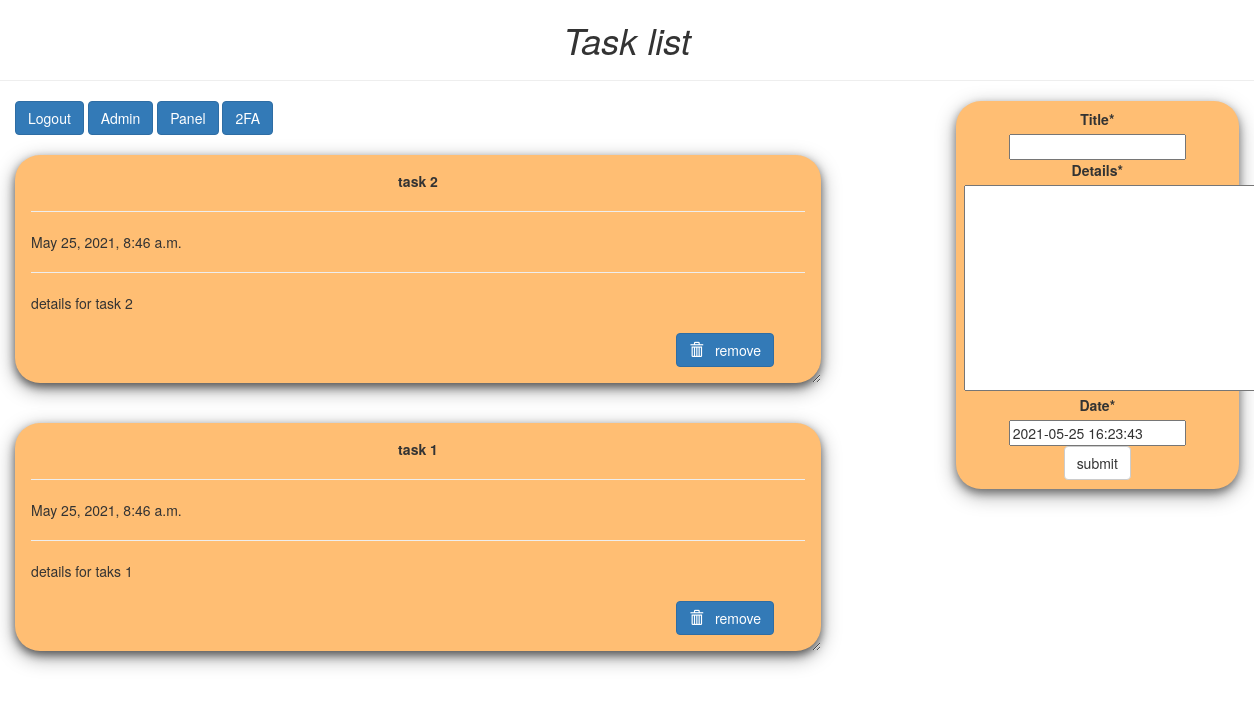
The app's page /tasks/ (signed in), older data.
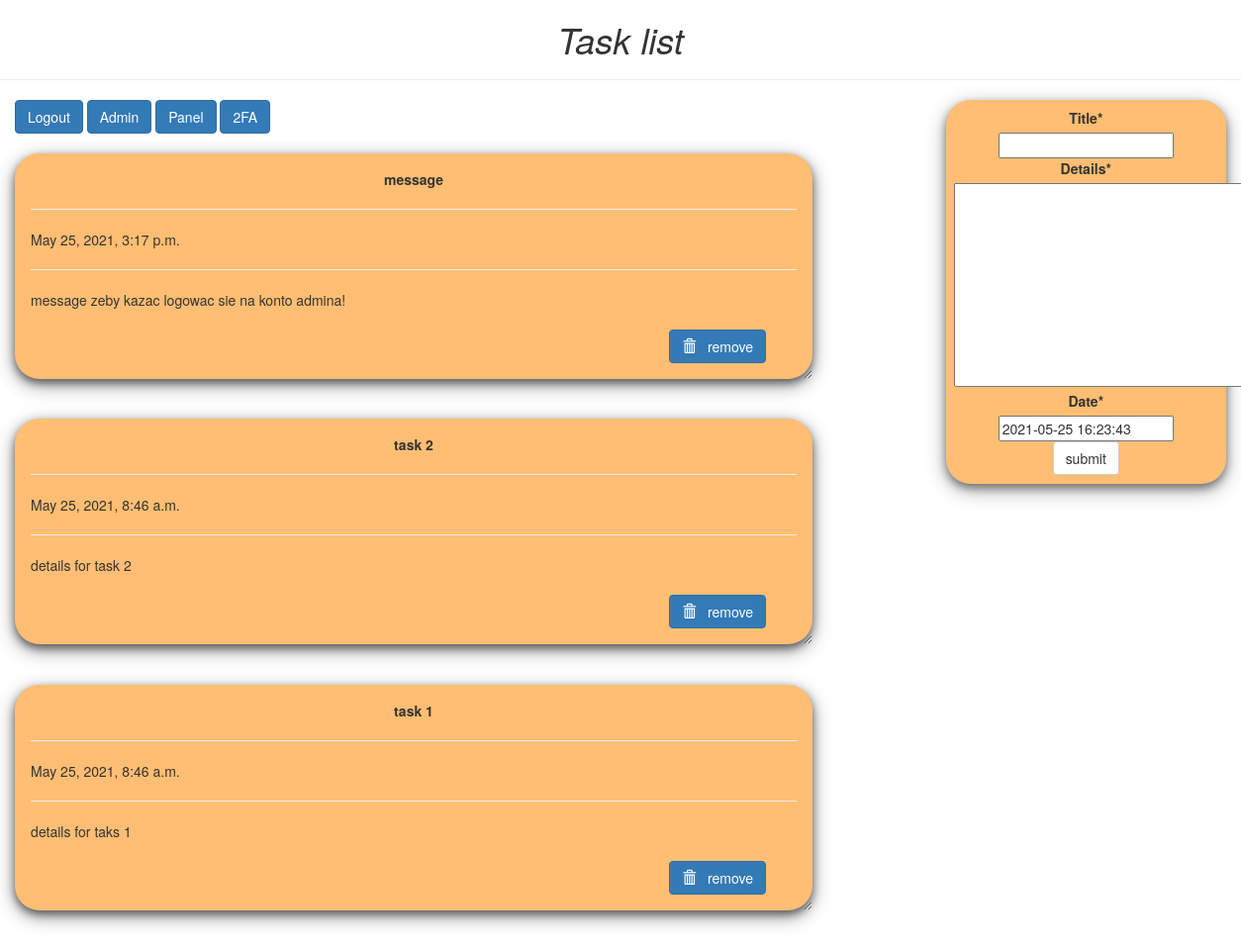
The same page, newer data.
### example/models.py (models this page shows, shortened)
class Todo(models.Model):
    title=models.CharField(max_length=200)
    details=models.TextField()
    date=models.DateTimeField(default=timezone.now)
    class Meta:
        permissions = [
            ('can_enter_admin_panel', 'Can enter admin panel'),
            ]

### example/views.py (the view)
# urls.py: path('tasks/', views.tasks, name='tasks'),
@login_required(login_url='two_factor:login')
def tasks(request):
    items = Todo.objects.order_by('-date')
    if request.method == 'POST':
        form = TodoForm(request.POST)
        if form.is_valid():
            form.save()
            return redirect('tasks')
    form = TodoForm()
    page = {
        'forms' : form,
        'list' : items,
        'title' : "Todo-list",
    }
    return render(request, 'example/tasks.html', page)

### example/forms.py
class TodoForm(forms.ModelForm):
    class Meta:
        model = Todo
        fields = '__all__'

### example/templates/example/tasks.html (shortened to what this page needs)
{% load crispy_forms_tags %}
<!DOCTYPE html>
<html lang="en" dir="ltr">
  <head>
    <link
      rel="stylesheet"
      href="https://maxcdn.bootstrapcdn.com/bootstrap/3.3.7/css/bootstrap.min.css"
    />
  </head>
  <body class="container-fluid">
    <center class="row">
      <h1><i>Task list</i></h1>
      <hr />
    </center>
    <div class="row">
      <div class="col-md-8">
        <div style="margin-bottom: 20px;">
          <a href="/logout" class="btn btn-primary">Logout</a>
          <a href="/admin" class="btn btn-primary">Admin</a>
          <a href="/perms" class="btn btn-primary">Panel</a>
          <a href="/account/two_factor" class="btn btn-primary">2FA</a>
        </div>
        {% if 'example.view_todo' in perms %}
        {% for i in list %}
        <div class="card">
          <center><b>{{i.title}}</b></center>
          <hr />
          {{i.date}}
          <hr />
          {{i.details}}
          <br />
          <br />
          {% if 'example.delete_todo' in perms %}
          <form
            action="/del/{{i.id}}"
            method="POST"
            style="padding-right: 4%; padding-bottom: 3%"
          >
            <button
              value="remove"
              type="submit"
              class="btn btn-primary"
              style="float: right"
            >
              <span class="glyphicon glyphicon-trash"></span> &nbsp; remove
            </button>
          </form>
          {% endif %}
        </div>
        {% endfor%}
        {% endif %}
      </div>
      <div class="col-md-1"></div>
      <div class="col-md-3">
        {% if 'example.add_todo' in perms %}
        <div class="submit_form">
          <form method="POST">
            {% csrf_token %} {{forms|crispy}}
            <center>
              <input type="submit" class="btn btn-default" value="submit" />
            </center>
          </form>
        </div>
        {% endif %}
      </div>
    </div>
  </body>
</html>

Row changes from the older to the newer data that the page shows:
added Todo: title "message", date "May 25, 2021, 3:17 p.m.", details "message zeby kazac logowac sie na konto admina!"
